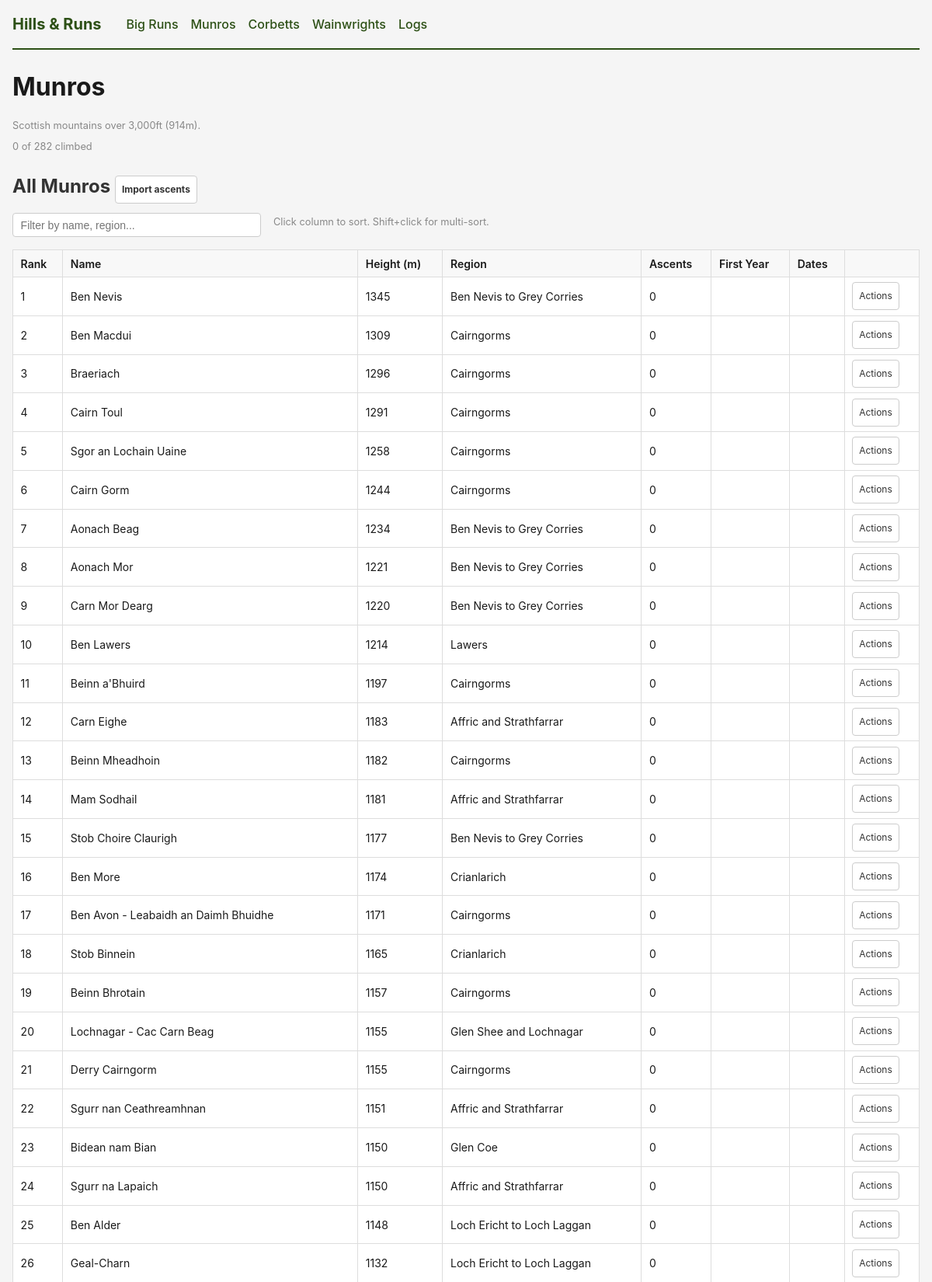
/hills/munros (upper part), run on the app's committed database.
### hills/models.py (models this page shows)
class Hill(db.Model):
    __tablename__ = 'hills'
    id = db.Column(db.Integer, primary_key=True)
    name = db.Column(db.Text, nullable=False)
    height_m = db.Column(db.Integer, nullable=False)
    rank = db.Column(db.Integer, nullable=True)
    region = db.Column(db.Text, nullable=False, default='')
    hill_type = db.Column(db.Text, nullable=False)  # 'munro', 'corbett', 'wainwright'
    ascents = db.relationship('HillAscent', backref='hill', cascade='all, delete-orphan',
                              order_by='HillAscent.date')

### hills/routes.py (the view)
@bp.route('/<slug>')
def hill_list(slug: str) -> str | WerkzeugResponse:
    hill_type = _resolve_hill_type(slug)
    if hill_type is None:
        flash('Unknown hill type.', 'error')
        return redirect(url_for('home'))
    hills = (
        Hill.query
        .filter_by(hill_type=hill_type)
        .order_by(Hill.rank.asc().nullslast(), Hill.height_m.desc())
        .all()
    )
    hill_rows = []
    all_years: set[int] = set()
    for h in hills:
        ascent_dates: list[str] = [a.date for a in h.ascents]  # type: ignore[attr-defined]
        ascent_years = sorted({int(d[:4]) for d in ascent_dates if d and len(d) >= 4})
        first_year = ascent_years[0] if ascent_years else None
        all_years.update(ascent_years)
        hill_rows.append({
            'id': h.id,
            'name': h.name,
            'height_m': h.height_m,
            'rank': h.rank,
            'region': h.region,
            'ascent_count': len(ascent_dates),
            'first_year': first_year,
            'ascent_dates': ascent_dates,
        })
    year_stats = _build_year_stats(hills)
    total_hills = len(hills)
    climbed_count = sum(1 for h in hill_rows if h['ascent_count'] > 0)
    return render_template('hills/list.html',
                           slug=slug,
                           hill_type=hill_type,
                           label=HILL_TYPE_LABELS[hill_type],
                           description=HILL_TYPE_DESCRIPTIONS[hill_type],
                           hills=hill_rows,
                           year_stats=year_stats,
                           total_hills=total_hills,
                           climbed_count=climbed_count)

### hills/routes.py (called while the page is built, shortened)
def _resolve_hill_type(slug: str) -> str | None:
    return HILL_TYPES.get(slug)

def _build_year_stats(hills: list[Hill]) -> list[dict[str, int]]:
    first_ascent_year: dict[int, int] = {}
    for h in hills:
        for a in h.ascents:  # type: ignore[attr-defined]
            if a.date and len(a.date) >= 4:
                year = int(a.date[:4])
                if h.id not in first_ascent_year or year < first_ascent_year[h.id]:
                    first_ascent_year[h.id] = year
    if not first_ascent_year:
        return []

### hills/templates/hills/list.html (shortened to what this page needs)
{% extends "base.html" %}
{% block content %}
<h1>{{ label }}</h1>
<p class="help-text">{{ description }}</p>
<p class="help-text">{{ climbed_count }} of {{ total_hills }} climbed</p>
<div class="section">
    <h2>All {{ label }} <a href="{{ url_for('hills.import_ascents', slug=slug) }}" class="btn btn-small">Import ascents</a></h2>
    {% if hills %}
    <div class="filter-bar">
        <input type="text" id="hills-filter" placeholder="Filter by name, region...">
        <span class="help-text">Click column to sort. Shift+click for multi-sort.</span>
    </div>
    <div class="table-scroll">
    <table id="hills-table">
        <thead>
            <tr>
                <th data-sort="rank" data-type="number">Rank</th>
                <th data-sort="name">Name</th>
                <th data-sort="height" data-type="number">Height (m)</th>
                <th data-sort="region">Region</th>
                <th data-sort="ascents" data-type="number">Ascents</th>
                <th data-sort="firstyear" data-type="number">First Year</th>
                <th>Dates</th>
                <th></th>
            </tr>
        </thead>
        <tbody>
            {% for h in hills %}
            <tr>
                <td data-rank="{{ h.rank or 9999 }}">{{ h.rank or '' }}</td>
                <td data-name="{{ h.name }}">{{ h.name }}</td>
                <td data-height="{{ h.height_m }}">{{ h.height_m }}</td>
                <td data-region="{{ h.region }}">{{ h.region }}</td>
                <td data-ascents="{{ h.ascent_count }}">{{ h.ascent_count }}</td>
                <td data-firstyear="{{ h.first_year or 0 }}">{{ h.first_year or '' }}</td>
                <td class="notes-cell">{{ h.ascent_dates | join(', ') }}</td>
                <td>
                    <details class="inline-details">
                        <summary class="btn btn-small">Actions</summary>
                    </details>
                </td>
            </tr>
            {% endfor %}
        </tbody>
    </table>
    </div>
    {% else %}
    <p>No hills yet. <a href="{{ url_for('hills.hill_new', slug=slug) }}">Add one</a>.</p>
    {% endif %}
</div>
{% endblock %}

### static/style.css (style rules this page uses)
* { box-sizing: border-box; margin: 0; padding: 0; }
body { font-family: -apple-system, BlinkMacSystemFont, "Segoe UI", Roboto, sans-serif; line-height: 1.5; color: #1a1a1a; background: #f5f5f5; max-width: 1200px; margin: 0 auto; padding: 0 1rem; }
h1 { margin-bottom: 1rem; color: #1a1a1a; }
h2 { margin: 1.5rem 0 0.75rem; color: #333; }
.btn { display: inline-flex; align-items: center; justify-content: center; height: 2.25rem; padding: 0 0.8rem; border: 1px solid #ccc; border-radius: 4px; background: #fff; color: #333; text-decoration: none; font-size: 0.875rem; font-family: inherit; line-height: 1; cursor: pointer; }
.btn-small { padding: 0.2rem 0.5rem; font-size: 0.75rem; }
table { width: 100%; border-collapse: collapse; background: #fff; margin: 0.5rem 0; }
th, td { padding: 0.4rem 0.6rem; border: 1px solid #ddd; text-align: left; font-size: 0.875rem; }
th { background: #f8f8f8; font-weight: 600; white-space: nowrap; }
input[type="text"], input[type="number"], input[type="date"], input[type="time"], textarea, select { padding: 0.4rem 0.6rem; border: 1px solid #ccc; border-radius: 4px; font-size: 0.875rem; width: 100%; }
.help-text { font-size: 0.8rem; color: #888; margin-bottom: 0.5rem; }
.section { margin-bottom: 2rem; }
.table-scroll { overflow-x: auto; }
.notes-cell { max-width: 200px; font-size: 0.8rem; color: #555; }
.filter-bar { display: flex; align-items: center; gap: 1rem; margin-bottom: 0.5rem; }
.filter-bar input[type="text"] { max-width: 20rem; }
.inline-details { position: relative; }
.inline-details summary { list-style: none; }

### data on the page
Hill: rank "1", name "Ben Nevis", height_m "1345", region "Ben Nevis to Grey Corries", ascent_count "0"
Hill: rank "2", name "Ben Macdui", height_m "1309", region "Cairngorms", ascent_count "0"
Hill: rank "3", name "Braeriach", height_m "1296", region "Cairngorms", ascent_count "0"
Hill: rank "4", name "Cairn Toul", height_m "1291", region "Cairngorms", ascent_count "0"
Hill: rank "5", name "Sgor an Lochain Uaine", height_m "1258", region "Cairngorms", ascent_count "0"
Hill: rank "6", name "Cairn Gorm", height_m "1244", region "Cairngorms", ascent_count "0"
Hill: rank "7", name "Aonach Beag", height_m "1234", region "Ben Nevis to Grey Corries", ascent_count "0"
Hill: rank "8", name "Aonach Mor", height_m "1221", region "Ben Nevis to Grey Corries", ascent_count "0"
Hill: rank "9", name "Carn Mor Dearg", height_m "1220", region "Ben Nevis to Grey Corries", ascent_count "0"
Hill: rank "10", name "Ben Lawers", height_m "1214", region "Lawers", ascent_count "0"
Hill: rank "11", name "Beinn a'Bhuird", height_m "1197", region "Cairngorms", ascent_count "0"
Hill: rank "12", name "Carn Eighe", height_m "1183", region "Affric and Strathfarrar", ascent_count "0"
Hill: rank "13", name "Beinn Mheadhoin", height_m "1182", region "Cairngorms", ascent_count "0"
Hill: rank "14", name "Mam Sodhail", height_m "1181", region "Affric and Strathfarrar", ascent_count "0"
Hill: rank "15", name "Stob Choire Claurigh", height_m "1177", region "Ben Nevis to Grey Corries", ascent_count "0"
Hill: rank "16", name "Ben More", height_m "1174", region "Crianlarich", ascent_count "0"
Hill: rank "17", name "Ben Avon - Leabaidh an Daimh Bhuidhe", height_m "1171", region "Cairngorms", ascent_count "0"
Hill: rank "18", name "Stob Binnein", height_m "1165", region "Crianlarich", ascent_count "0"
Hill: rank "19", name "Beinn Bhrotain", height_m "1157", region "Cairngorms", ascent_count "0"
Hill: rank "20", name "Lochnagar - Cac Carn Beag", height_m "1155", region "Glen Shee and Lochnagar", ascent_count "0"
Hill: rank "21", name "Derry Cairngorm", height_m "1155", region "Cairngorms", ascent_count "0"
Hill: rank "22", name "Sgurr nan Ceathreamhnan", height_m "1151", region "Affric and Strathfarrar", ascent_count "0"
Hill: rank "23", name "Bidean nam Bian", height_m "1150", region "Glen Coe", ascent_count "0"
Hill: rank "24", name "Sgurr na Lapaich", height_m "1150", region "Affric and Strathfarrar", ascent_count "0"
Hill: rank "25", name "Ben Alder", height_m "1148", region "Loch Ericht to Loch Laggan", ascent_count "0"
Hill: rank "26", name "Geal-Charn", height_m "1132", region "Loch Ericht to Loch Laggan", ascent_count "0"

### other printed values
{{ label }} "Munros"
{{ description }} "Scottish mountains over 3,000ft (914m)."
{{ climbed_count }} "0"
{{ total_hills }} "282"
